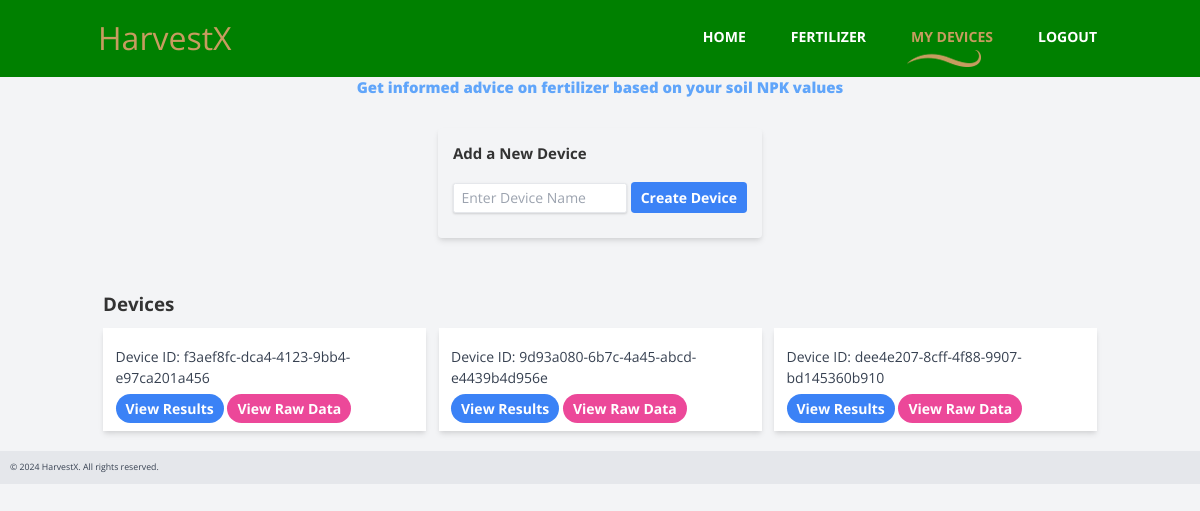
The app's page /index.html (signed in) with its own data.
### app.py (models this page shows)
class Device(db.Model):
    id = db.Column(db.Integer, primary_key=True)
    device_code = db.Column(db.String)
    user_id = db.Column(db.Integer)
    name = db.Column(db.String(50))

### app.py (the view)
@app.route('/')
@app.route("/index.html")
def index():  # put application's code here
    if current_user.is_authenticated:
        user_devices = Device.query.filter_by(user_id=current_user.id).all()
        return render_template('devices.html', devices=user_devices)
    return render_template("index.html")

### app.py (called while the page is built)
@login_manager.user_loader
def load_user(user_id):
    return User.query.get(int(user_id))

### templates/devices.html (shortened to what this page needs)
{% extends "layout.html" %}
{% block nav %}
<li><a href="/index.html">Home</a></li>
<li><a href="FertilizerRecommendation" >Fertilizer</a></li>
    <li><a href="devices" class="active" >My Devices</a></li>
     <li><a href="{{ url_for("logout") }}" >Logout</a></li>
{% endblock %}
{% block body %}
<body class="bg-gray-100">
<h2 style="text-align: center;" class="text-2xl font-bold text-blue-400">
  <b>Get informed advice on fertilizer based on your soil NPK values</b>
</h2>
<br >
    <div class="flex justify-center items-center py-4">
    <div class="bg-gray-100 p-6 rounded-md shadow-md mb-8 max-w-l ">
  <h1 class="text-2xl font-bold mb-4">Add a New Device</h1>
  <form action="{{ url_for('create_device') }}" method="post">
            <input
              class="shadow appearance-none border rounded w-120 h-19 my-4 py-2 px-3 text-gray-700 leading-tight focus:outline-none focus:shadow-outline"
              id="name"
              type="text"
              placeholder="Enter Device Name"
              name="name"
            />
    <button type="submit" class="bg-blue-500 hover:bg-blue-600 text-white font-bold py-2 px-4 rounded-md mb-4">
      Create Device
    </button>
  </form>
</div>
    </div>
    <div class="container mx-auto mt-10">
        <h1 class="text-3xl font-bold mb-5">Devices</h1>
        <ul class="grid grid-cols-1 md:grid-cols-2 lg:grid-cols-3 gap-5">
            {% for device in devices %}
                <li class="bg-white p-5 shadow-md">
                    <div class="text-gray-700">
                        <p>Device ID: {{ device.device_code }}</p>
                    </div>
                    <div class="mt-4">
                        <a href="{{ url_for('predictions', device_id=device.id) }}" class="bg-blue-500 hover:bg-blue-600 text-white font-bold py-2 px-4 rounded-full">View Results</a>
                     <a href="{{ url_for('historic_data', device_id=device.id) }}" class="bg-pink-500 hover:bg-gray-600 text-white font-bold py-2 px-4 rounded-full">View Raw Data</a>
                    </div>
                </li>
            {% endfor %}
        </ul>
    </div>
</body>
{% endblock %}

### static/css/templatemo-style.css (style rules this page uses)
body { overflow-x: hidden; }
ul { margin: 0; padding: 0; }
* { font-family: 'Open Sans', sans-serif; }
.container { max-width: 960px; }
.tm-nav li { list-style: none; float: left; }
.tm-nav li a { color: white; display: inline-block; padding: 15px 15px 20px 30px; -webkit-transition: all 0.3s ease; transition: all 0.3s ease; }
.tm-nav li a:hover, .tm-nav li a:focus, .tm-nav li a.active { color: #c79c60; text-decoration: none; }
.tm-nav li a.active { background: url(../img/logo.png) no-repeat, url(../img/nav-underline.png) no-repeat; background-size: 20px, 74px 17px; background-position: 0% 30%, center bottom; }

### templates/layout.html (style rules this page uses)
html body { background-color: #e4e4e4; }

### records on screen
Device: device_code "f3aef8fc-dca4-4123-9bb4-e97ca201a456"
Device: device_code "9d93a080-6b7c-4a45-abcd-e4439b4d956e"
Device: device_code "dee4e207-8cff-4f88-9907-bd145360b910"
